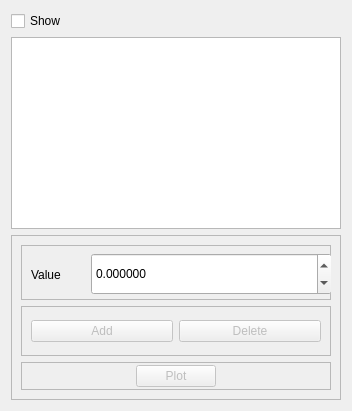
              <widget class="QWidget" name="tab_3">
               <attribute name="title">
                <string>Isosurface</string>
               </attribute>
               <layout class="QVBoxLayout" name="verticalLayout_15">
                <item>
                 <widget class="QCheckBox" name="FormActionsPostCheckSurface">
                  <property name="text">
                   <string>Show</string>
                  </property>
                 </widget>
                </item>
                <item>
                 <widget class="QTableWidget" name="IsosurfaceColorsTable"/>
                </item>
                <item>
                 <widget class="QFrame" name="frame_15">
                  <property name="minimumSize">
                   <size>
                    <width>0</width>
                    <height>100</height>
                   </size>
                  </property>
                  <property name="frameShape">
                   <enum>QFrame::StyledPanel</enum>
                  </property>
                  <property name="frameShadow">
                   <enum>QFrame::Raised</enum>
                  </property>
                  <layout class="QVBoxLayout" name="verticalLayout_22">
                   <item>
                    <widget class="QFrame" name="frame_27">
                     <property name="minimumSize">
                      <size>
                       <width>0</width>
                       <height>55</height>
                      </size>
                     </property>
                     <property name="frameShape">
                      <enum>QFrame::StyledPanel</enum>
                     </property>
                     <property name="frameShadow">
                      <enum>QFrame::Raised</enum>
                     </property>
                     <widget class="QDoubleSpinBox" name="FormActionsPostLabelSurfaceValue">
                      <property name="geometry">
                       <rect>
                        <x>70</x>
                        <y>8</y>
                        <width>241</width>
                        <height>42</height>
                       </rect>
                      </property>
                      <property name="decimals">
                       <number>6</number>
                      </property>
                      <property name="minimum">
                       <double>-99.000000000000000</double>
                      </property>
                      <property name="singleStep">
                       <double>0.010000000000000</double>
                      </property>
                     </widget>
                     <widget class="QLabel" name="label_10">
                      <property name="geometry">
                       <rect>
                        <x>10</x>
                        <y>0</y>
                        <width>38</width>
                        <height>60</height>
                       </rect>
                      </property>
                      <property name="text">
                       <string>Value</string>
                      </property>
                     </widget>
                    </widget>
                   </item>
                   <item>
                    <widget class="QFrame" name="frame_17">
                     <property name="minimumSize">
                      <size>
                       <width>0</width>
                       <height>50</height>
                      </size>
                     </property>
                     <property name="frameShape">
                      <enum>QFrame::StyledPanel</enum>
                     </property>
                     <property name="frameShadow">
                      <enum>QFrame::Raised</enum>
                     </property>
                     <layout class="QHBoxLayout" name="horizontalLayout_5">
                      <item>
                       <widget class="QPushButton" name="FormActionsPostButSurfaceAdd">
                        <property name="enabled">
                         <bool>false</bool>
                        </property>
                        <property name="text">
                         <string>Add</string>
                        </property>
                       </widget>
                      </item>
                      <item>
                       <widget class="QPushButton" name="FormActionsPostButSurfaceDelete">
                        <property name="enabled">
                         <bool>false</bool>
                        </property>
                        <property name="text">
                         <string>Delete</string>
                        </property>
                       </widget>
                      </item>
                     </layout>
                    </widget>
                   </item>
                   <item>
                    <widget class="QFrame" name="frame_18">
                     <property name="frameShape">
                      <enum>QFrame::StyledPanel</enum>
                     </property>
                     <property name="frameShadow">
                      <enum>QFrame::Raised</enum>
                     </property>
                     <layout class="QHBoxLayout" name="horizontalLayout_4">
                      <property name="topMargin">
                       <number>2</number>
                      </property>
                      <property name="bottomMargin">
                       <number>2</number>
                      </property>
                      <item>
                       <spacer name="horizontalSpacer">
                        <property name="orientation">
                         <enum>Qt::Horizontal</enum>
                        </property>
                        <property name="sizeHint" stdset="0">
                         <size>
                          <width>105</width>
                          <height>20</height>
                         </size>
                        </property>
                       </spacer>
                      </item>
                      <item>
                       <widget class="QPushButton" name="FormActionsPostButSurface">
                        <property name="enabled">
                         <bool>false</bool>
                        </property>
                        <property name="text">
                         <string>Plot</string>
                        </property>
                       </widget>
                      </item>
                      <item>
                       <spacer name="horizontalSpacer_2">
                        <property name="orientation">
                         <enum>Qt::Horizontal</enum>
                        </property>
                        <property name="sizeHint" stdset="0">
                         <size>
                          <width>105</width>
                          <height>20</height>
                         </size>
                        </property>
                       </spacer>
                      </item>
                     </layout>
                    </widget>
                   </item>
                  </layout>
                 </widget>
                </item>
               </layout>
              </widget>
